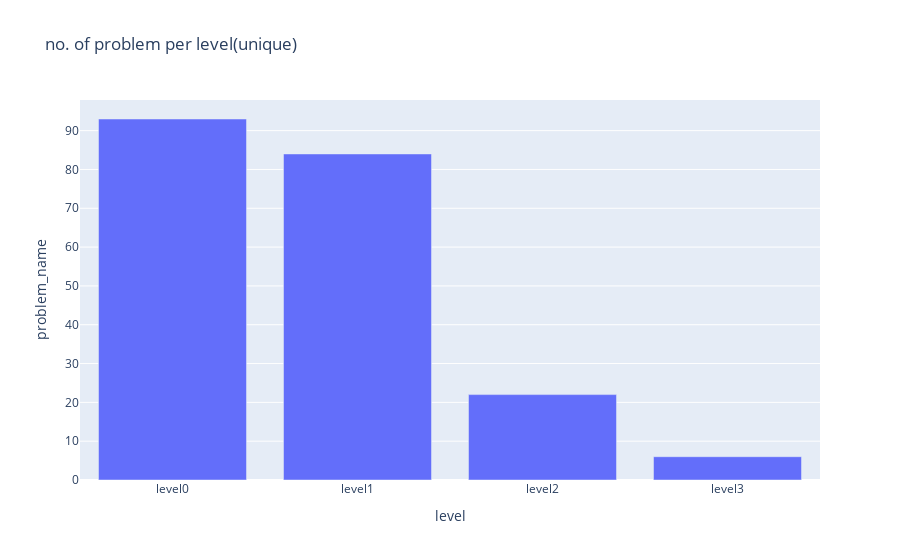

This figure's notebook cell:
### Code cell
df = js_df[["level","problem_name"]].drop_duplicates().groupby("level").count()
fig = px.bar(df, x = df.index, y = "problem_name", title = "no. of problem per level(unique)")
fig.write_html("no_prob_per_level_drop_dup.html")
fig

### Figure 1 — Plotly figure (JSON) as saved in the notebook; plotly's stock layout.template omitted (floating-point values rounded to 4 significant figures)
{"data": [{"alignmentgroup": "True", "hovertemplate": "level=%{x}<br>problem_name=%{y}<extra></extra>", "legendgroup": "", "marker": {"color": "#636efa", "pattern": {"shape": ""}}, "name": "", "offsetgroup": "", "orientation": "v", "showlegend": false, "textposition": "auto", "type": "bar", "x": ["level0", "level1", "level2", "level3"], "xaxis": "x", "y": [93, 84, 22, 6], "yaxis": "y"}], "layout": {"autosize": true, "barmode": "relative", "legend": {"tracegroupgap": 0}, "title": {"text": "no. of problem per level(unique)"}, "xaxis": {"anchor": "y", "autorange": true, "domain": [0, 1], "range": [-0.5, 3.5], "title": {"text": "level"}, "type": "category"}, "yaxis": {"anchor": "x", "autorange": true, "domain": [0, 1], "range": [0, 97.89], "title": {"text": "problem_name"}, "type": "linear"}}}
